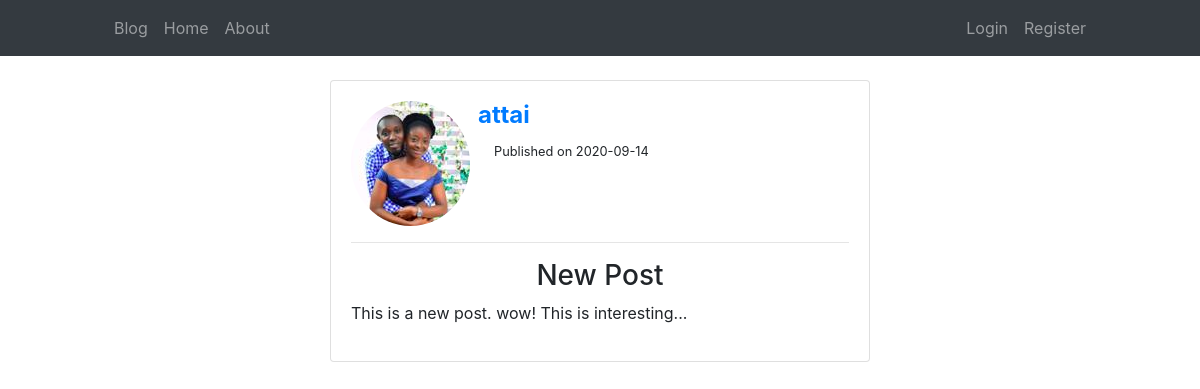
/post/1, run on the app's committed database.
### flaskapp/models.py (models this page shows, shortened)
class User(db.Model, UserMixin):
    id = db.Column(db.Integer, primary_key=True)
    username = db.Column(db.String(15), unique=True, nullable=False )
    email = db.Column(db.String(30), unique=True, nullable=False )
    password = db.Column(db.String(60), nullable=False )
    image_file = db.Column(db.String(20), nullable = False, default='default.png')
    posts = db.relationship('Post', backref='author', lazy=True)

class Post(db.Model):
    id = db.Column(db.Integer, primary_key=True)
    title = db.Column(db.String(80), nullable=False )
    content = db.Column(db.Text, nullable=False )
    pub_date = db.Column(db.DateTime, nullable=False, default=datetime.utcnow)
    user_id = db.Column(db.Integer, db.ForeignKey('user.id'), nullable=False)

### flaskapp/routes.py (the view)
@app.route('/post/<int:post_id>')
def post(post_id):
    post = Post.query.get_or_404(post_id)
    return render_template('post.html', post=post)

### flaskapp/templates/post.html (shortened to what this page needs)
{% extends 'base.html' %}
{% block content %}
    <div class="row mt-3 ">
        <div class="col-8 col-sm-6 mx-auto ">
            <div class="card card-body">
                <div class="media">
                    <img class="rounded-circle" src="{{ url_for('static', filename='pictures/' + post.author.image_file ) }}" alt="Image">
                    <div class="media-body">
                        <h4 class="ml-2 font-weight-bold" ><a href="{{url_for('user_posts', username=post.author.username)}}">{{post.author.username}}</a></h4>
                        <small class="ml-4">Published on {{post.pub_date.strftime('%Y-%m-%d')}}</small>
                    </div>
                </div>
                <hr>
                <h3 class="text-center">{{post.title}}</h3>
                <p>{{ post.content }}</p>
            </div>
        </div>
    </div>
{% endblock content %}

### data on the page
User: image_file (picture), author.username "attai"
Post: pub_date "2020-09-14", title "New Post", content "This is a new post. wow! This is interesting..."
